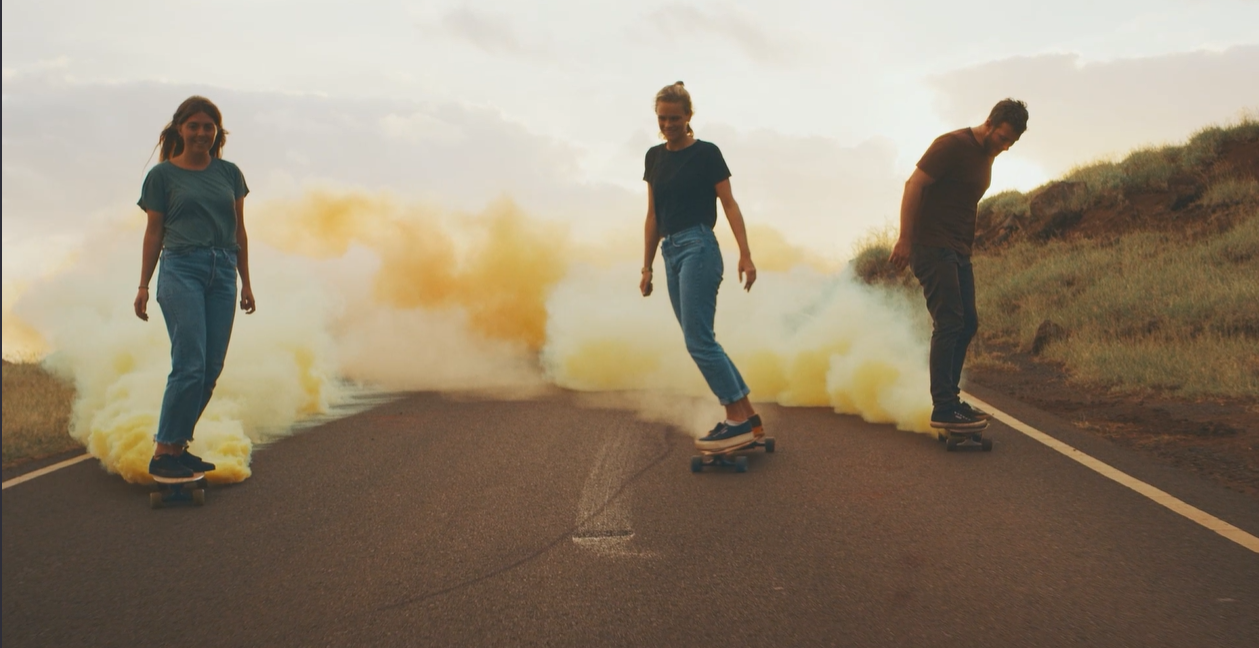
#> input picture Zivspics/Skateboard.png, 1259 x 648 px, found by its file name
$ python part_a_section_b.py
#> lines starting #> are read from the running program, lines starting #| are printed output that depends on the picture
import cv2
import numpy as np
import matplotlib.pyplot as plt
from skimage.metrics import structural_similarity as ssim


# ======== SIMPLE LINEAR MOTION BLUR EXPERIMENT ========

# ---------- Basic setup ----------
IMAGE_PATH = r"C:\Users\zivza\Ziv\English\multymedia\Zivspics\Skateboard.png"
LENGTHS = [5, 9, 15, 25]                 # Motion blur lengths (pixels)

# ---------- Utility functions ----------

def load_gray(path):
    """Load image as grayscale float32 in [0,1]."""
    img = cv2.imread(path, cv2.IMREAD_GRAYSCALE)
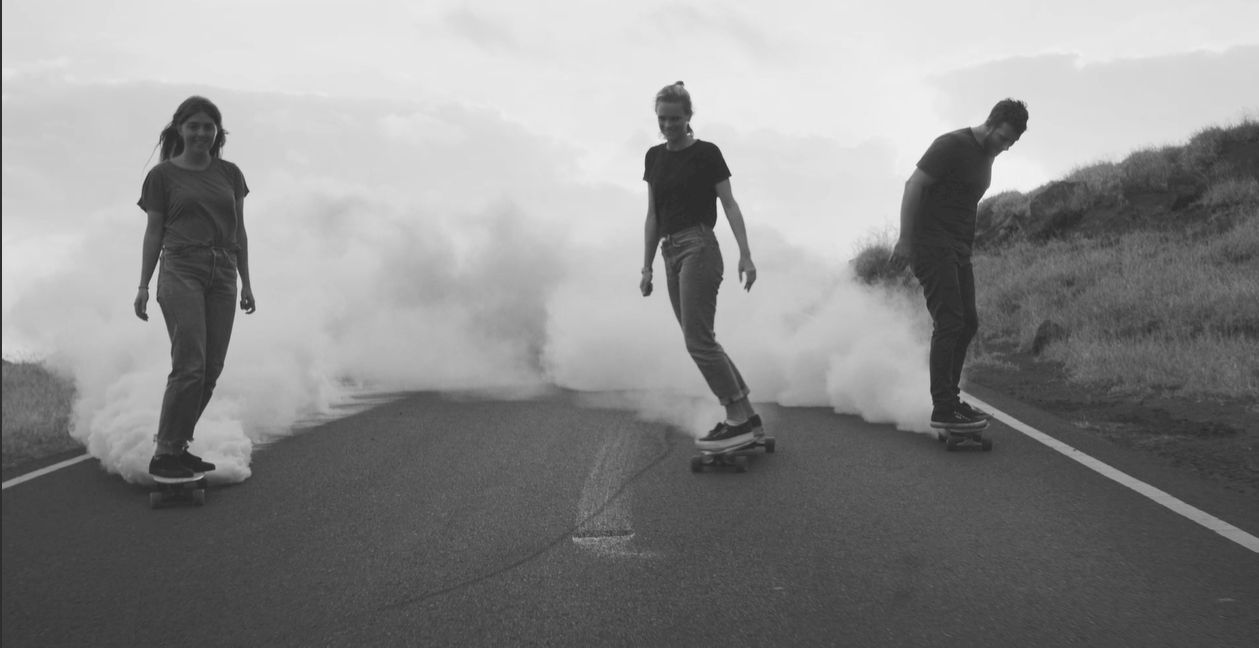
#> img: shape (648, 1259); min 39, max 246, mean 139
    if img is None:
        raise FileNotFoundError(path)
    return img.astype(np.float32) / 255.0


def mse(x, y):
    """Mean squared error."""
    return np.mean((x - y) ** 2)


def psnr(x, y):
    """Peak signal-to-noise ratio in dB."""
    m = mse(x, y)
    if m == 0:
        return float("inf")
    return 10 * np.log10(1.0 / m)


def motion_blur(img, length):
    """Apply simple horizontal linear motion blur with given length."""
    k = np.zeros((length, length), np.float32)
    k[length // 2, :] = 1.0
    k /= k.sum()
    blurred = cv2.filter2D(img, -1, k)
    return blurred


# ---------- Main experiment ----------

img = load_gray(IMAGE_PATH)

mse_vals, psnr_vals, ssim_vals = [], [], []

for L in LENGTHS:
    blur_img = motion_blur(img, L)

    m = mse(img, blur_img)
    p = psnr(img, blur_img)
    s = ssim(img, blur_img, data_range=1.0)

    mse_vals.append(m)
    psnr_vals.append(p)
    ssim_vals.append(s)
#> this loop made 4 passes
#> (p, s) on passes 1 to 4: (35.61, 0.955), (31.91, 0.922), (29.53, 0.893), (27.27, 0.867)
#> after the loop, mse_vals = [0.000275, 0.000645, 0.00111, 0.00188]; psnr_vals = [35.61, 31.91, 29.53, 27.27]; ssim_vals = [0.955, 0.922, 0.893, 0.867]

# ---------- Plot results ----------

plt.figure()
plt.plot(LENGTHS, psnr_vals, 'o-')
plt.xlabel("Motion blur length (pixels)")
plt.ylabel("PSNR [dB]")
plt.title("PSNR vs. Motion Blur Length")
plt.grid(True)
plt.show()
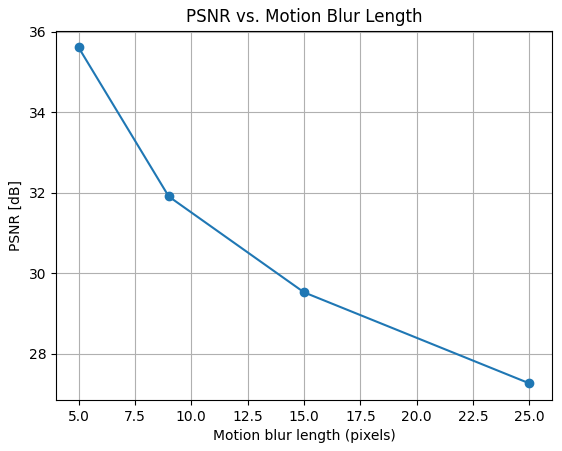
#> figure drawn by matplotlib, 1 panel

plt.figure()
plt.plot(LENGTHS, ssim_vals, 'o-')
plt.xlabel("Motion blur length (pixels)")
plt.ylabel("SSIM")
plt.title("SSIM vs. Motion Blur Length")
plt.grid(True)
plt.show()
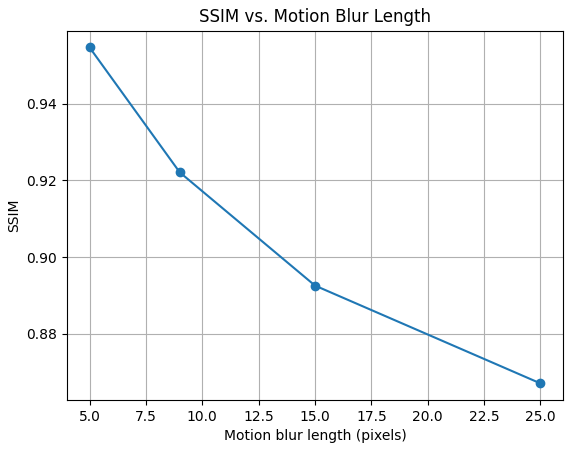
#> figure drawn by matplotlib, 1 panel
